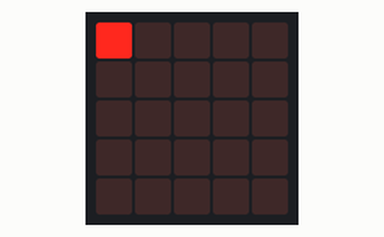
Bench run of a program on a simulated BBC micro:bit (MakeCode). Parts: the board's 5×5 LED display.

Above: at 0.01 s.
At 0.37 s:
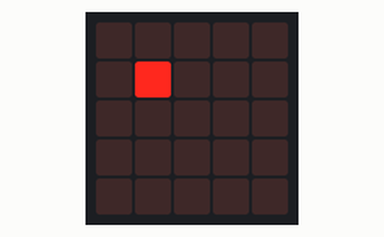
At 0.73 s:
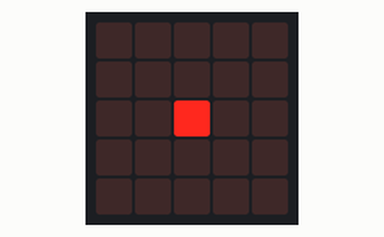
At 1.5 s:
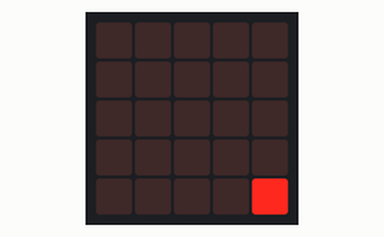
At 2.17 s:
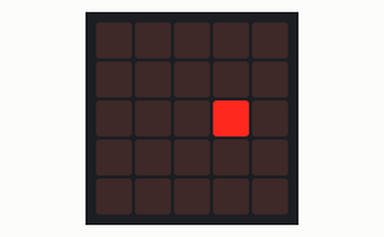
At 2.89 s:
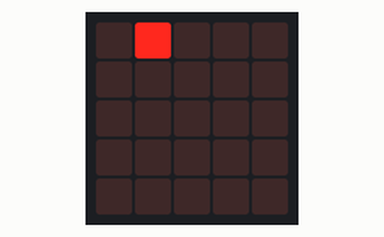

The program:

main.ts
```typescript
let delais = 60
let abs = 0
let ordo = 0
for (let ordo = 0; ordo <= 4; ordo++) {
    for (let abs = 0; abs <= 4; abs++) {
        led.plot(abs, ordo)
        basic.pause(delais)
        led.unplot(abs, ordo)
    }
}
abs = 4
ordo = 4
for (let ordo = 0; ordo <= 4; ordo++) {
    for (let abs = 0; abs <= 4; abs++) {
        led.plot(4 - abs, 4 - ordo)
        basic.pause(delais)
        led.unplot(4 - abs, 4 - ordo)
    }
}
basic.forever(function () {

})
```

test.ts
```typescript
// les tests vont ici ; cela ne sera pas compilé si ce paquet est utilisé en tant qu'extension.
```
